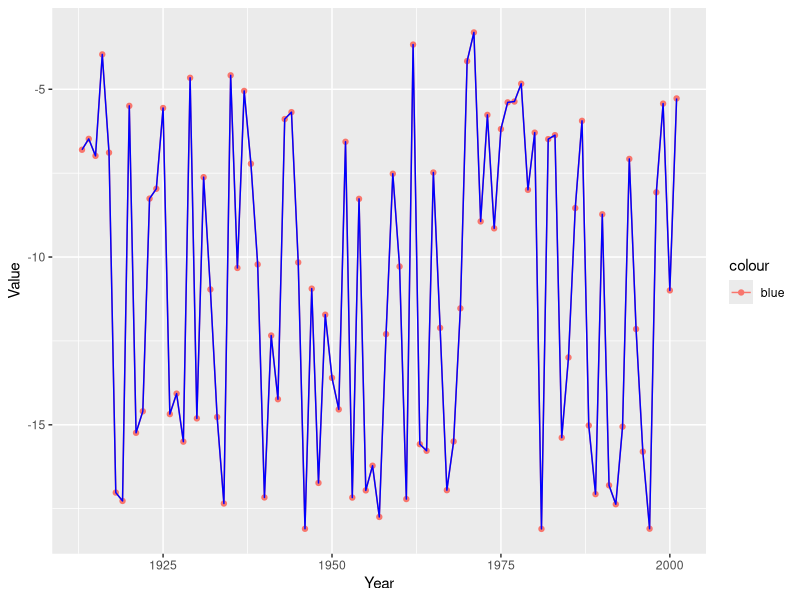
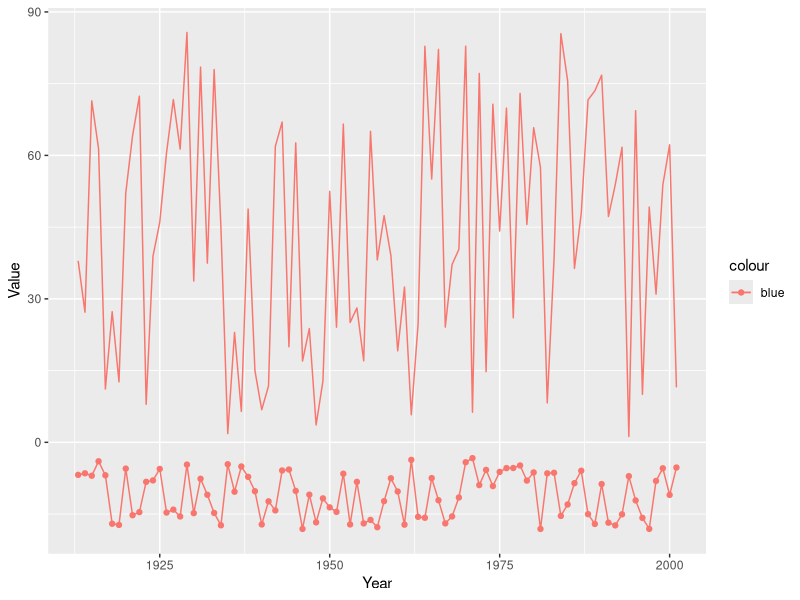
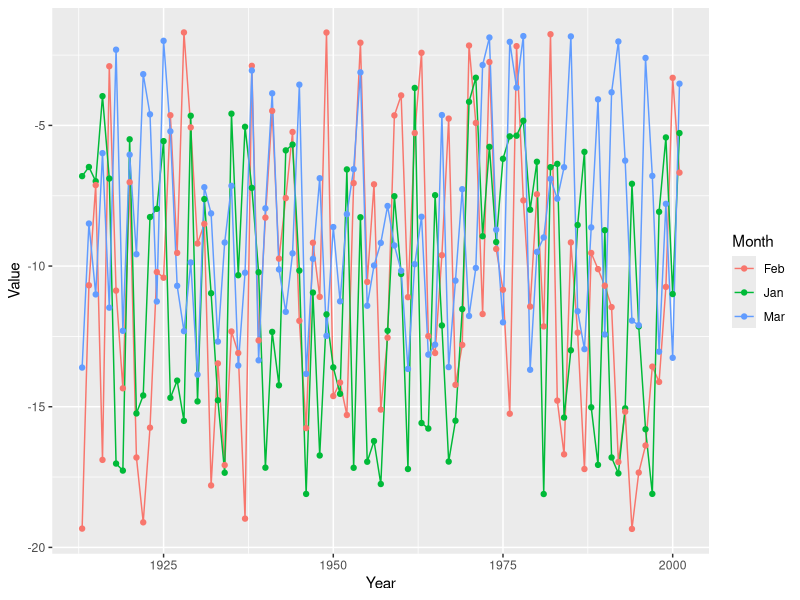
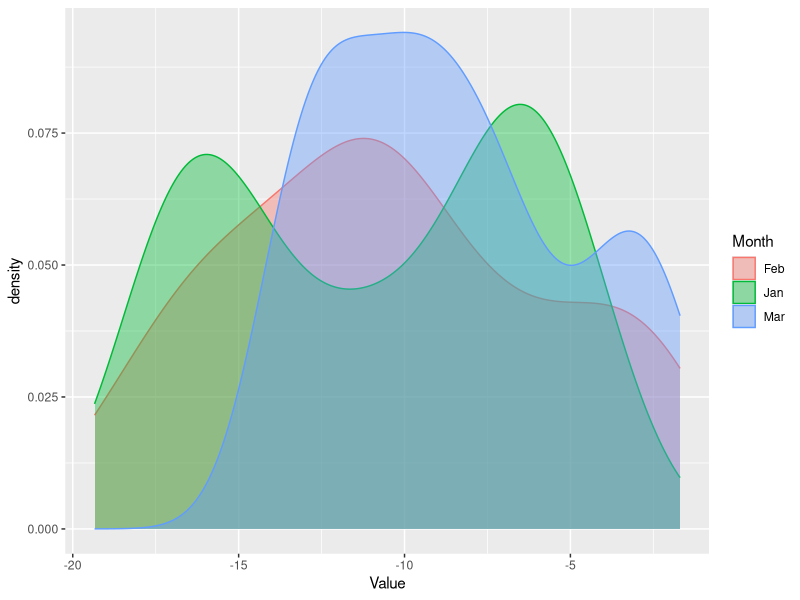
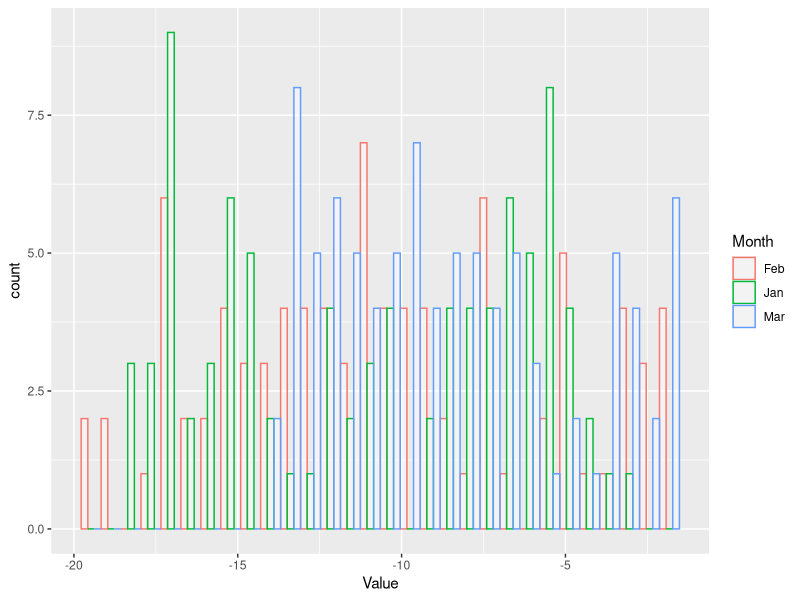
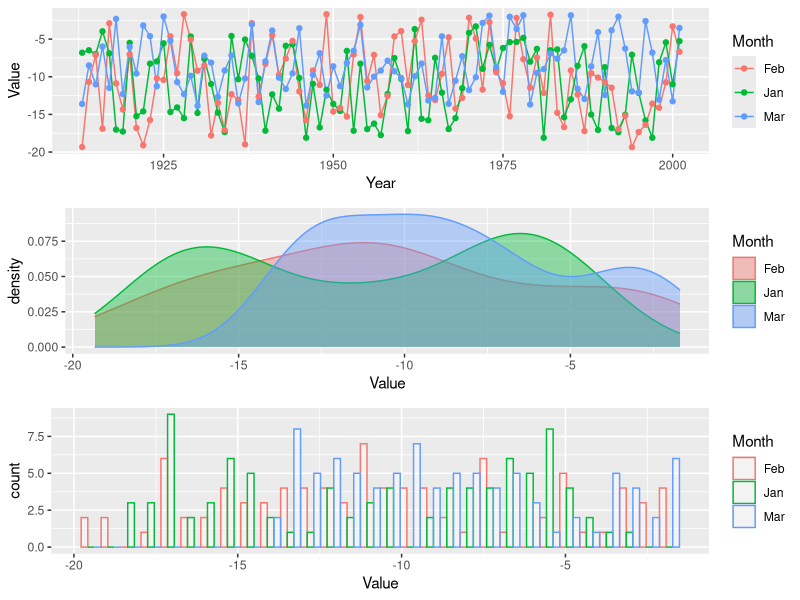
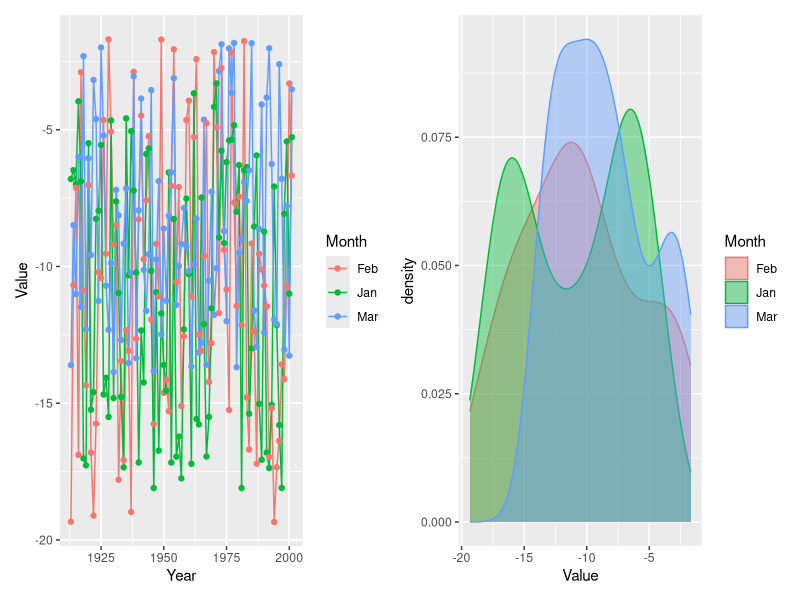
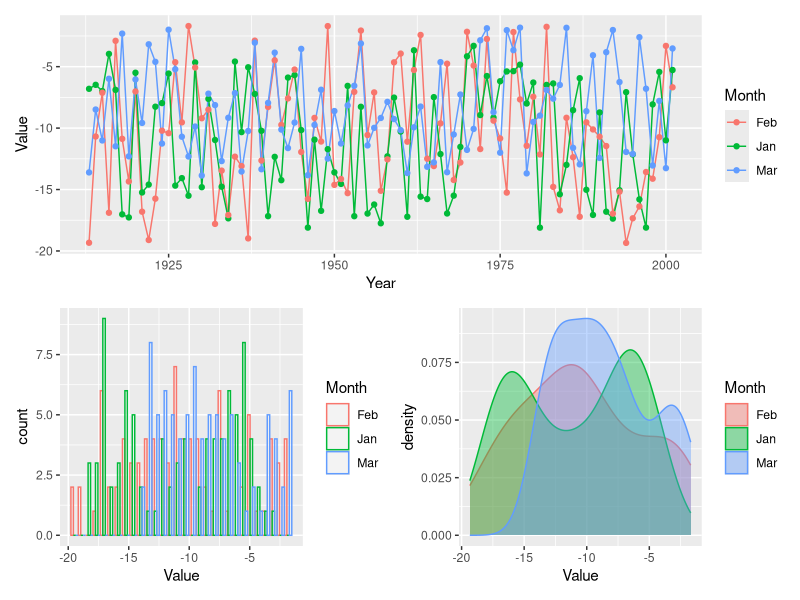

The R source for these figures, in order:
## ---- chunk 1
###############################################################
#~~~ Load required libraries
lib_names=c("ggplot2","gridExtra","utils","tidyr","cowplot", "RColorBrewer")

# If you see a prompt: Do you want to restart R prior to installing: Select **No**. 

# Install all necessary packages (Run once)
# invisible(suppressMessages
#           (suppressWarnings
#             (lapply
#               (lib_names,install.packages,repos="http://cran.r-project.org",
#                 character.only = T))))

# Load necessary packages
invisible(suppressMessages
          (suppressWarnings
            (lapply
              (lib_names,library, character.only = T))))
## ---- chunk 2

###############################################################
#~~~ Generate a dataset containing random numbers within specified ranges
Year = seq(1913,2001,1)
Jan = runif(89, -18.4, -3.2)
Feb = runif(89, -19.4, -1.2)
Mar = runif(89, -14, -1.8)
January = runif(89, 1, 86)
dat = data.frame(Year, Jan, Feb, Mar, January)
## ---- chunk 3

l1 = ggplot(data=dat, aes(x = Year, y = Jan, color = "blue")) + # Tell which data to plot
  geom_line() +      # Add a line
  geom_point() +     # Add a points
  xlab("Year") +     # Add labels to the axes
  ylab("Value")

# Or, they can be specified for any individual geometry
l1 + geom_line(linetype = "solid", color="Blue")  # Add a solid line
l1 + geom_line(aes(x = Year, y = January)) # Add a different data set

# There are tons of other built-in color scales and themes, such as scale_color_grey(), scale_color_brewer(), theme_classic(), theme_minimal(), and theme_dark()

# OR, CREATE YOUR OWN THEME! You can group themes together in one list
theme1 = theme(
  legend.position = "none",
  panel.background = element_blank(),
  plot.title = element_text(hjust = 0.5),
  axis.line = element_line(color = "black"),
  axis.text.y   = element_text(size = 11),
  axis.text.x   = element_text(size = 11),
  axis.title.y  = element_text(size = 11),
  axis.title.x  = element_text(size = 11),
  panel.border = element_rect(
    colour = "black",
    fill = NA,
    size = 0.5
  )
)
## ---- chunk 4
library(tidyr)

# There are two generally data formats: wide (horizontal) and long (vertical). In the horizontal format, every column represents a category of the data. In the vertical format, every row represents an observation for a particular category (think of each row as a data point). Both formats have their comparative advantages. We will now convert the data frame we randomly generated in the previous section to the long format. Here are several ways to do this:

# Using the gather function (the operator %>% is called pipe operator)
dat2 = dat %>% gather(Month, Value, -Year)

# This is equivalent to: 
dat2 = gather(data=dat, Month, Value, -Year)

# Using pivot_longer and selecting all of the columns we want. This function is the best!
dat2 = dat %>% pivot_longer(cols = c(Jan, Feb, Mar), names_to = "Month", values_to = "Value") 

# Or we can choose to exclude the columns we don't want
dat2 = dat %>% pivot_longer(cols = -c(Year,January), names_to = "Month", values_to = "Value") 

head(dat2) # The data is now shaped in the long format
## ---- chunk 5
# LINE PLOT
l = ggplot(dat2, aes(x = Year, y = Value, group = Month)) +
  geom_line(aes(color = Month)) +
  geom_point(aes(color = Month))
l
## ---- chunk 6
# DENSITY PLOT
d = ggplot(dat2, aes(x = Value))
d = d + geom_density(aes(color = Month, fill = Month), alpha=0.4) # Alpha specifies transparency
d
## ---- chunk 7
# HISTOGRAM
h = ggplot(dat2, aes(x = Value))
h = h + geom_histogram(aes(color = Month, fill = Month), alpha=0.4,
                 fill = "white",
                 position = "dodge")
h
## ---- chunk 8
# The plots can be displayed together on one image using 
# grid.arrange from the gridExtra package
img = grid.arrange(l, d, h, nrow=3)

# Finally, plots created using ggplot can be saved using ggsave
ggsave("grid_plot_1.png", 
       plot = img, 
       device = "png", 
       width = 6, 
       height = 4, 
       units = c("in"), 
       dpi = 600)
## ---- chunk 9

img2=cowplot::plot_grid(l, d, h, nrow = 3, align = "v") # "v" aligns vertical axes and "h" aligns horizontal axes

ggsave("grid_plot_2.png", 
       plot = img2, 
       device = "png", 
       width = 6, 
       height = 4, 
       units = c("in"), 
       dpi = 600)
## ---- chunk 10
#install.packages("patchwork")
library(patchwork)

l+d
l/ (h+d)
# Try: l/d/h or (l+d)/h 

# Make your own design for arranging plots (the # sign means empty space): 
design <- "
  111
  2#3
"
l + d + h + plot_layout(design = design)


